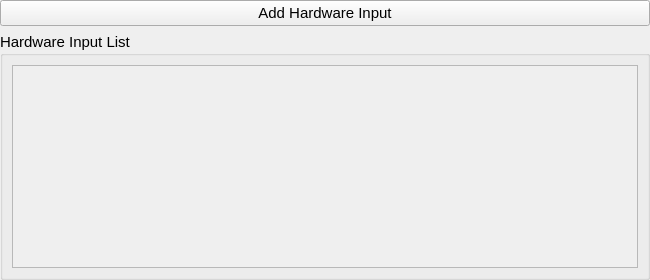
<?xml version="1.0" encoding="UTF-8"?>
<ui version="4.0">
 <class>Form</class>
 <widget class="QWidget" name="Form">
  <property name="geometry">
   <rect>
    <x>0</x>
    <y>0</y>
    <width>650</width>
    <height>280</height>
   </rect>
  </property>
  <property name="minimumSize">
   <size>
    <width>650</width>
    <height>280</height>
   </size>
  </property>
  <property name="windowTitle">
   <string>Hardware Manager</string>
  </property>
  <layout class="QGridLayout" name="gridLayout">
   <property name="leftMargin">
    <number>0</number>
   </property>
   <property name="topMargin">
    <number>0</number>
   </property>
   <property name="rightMargin">
    <number>0</number>
   </property>
   <property name="bottomMargin">
    <number>0</number>
   </property>
   <item row="1" column="1">
    <widget class="QGroupBox" name="hardware_groupbox">
     <property name="font">
      <font>
       <pointsize>11</pointsize>
       <weight>50</weight>
       <bold>false</bold>
      </font>
     </property>
     <property name="title">
      <string>Hardware Input List:</string>
     </property>
     <layout class="QGridLayout" name="gridLayout_2">
      <item row="0" column="0">
       <widget class="QScrollArea" name="hardware_scrollarea">
        <property name="widgetResizable">
         <bool>true</bool>
        </property>
        <widget class="QWidget" name="scrollAreaWidgetContents">
         <property name="geometry">
          <rect>
           <x>0</x>
           <y>0</y>
           <width>628</width>
           <height>208</height>
          </rect>
         </property>
         <layout class="QVBoxLayout" name="verticalLayout_2">
          <item>
           <layout class="QVBoxLayout" name="hardware_list_layout"/>
          </item>
          <item>
           <spacer name="verticalSpacer">
            <property name="orientation">
             <enum>Qt::Vertical</enum>
            </property>
            <property name="sizeHint" stdset="0">
             <size>
              <width>20</width>
              <height>60</height>
             </size>
            </property>
           </spacer>
          </item>
         </layout>
        </widget>
       </widget>
      </item>
     </layout>
    </widget>
   </item>
   <item row="0" column="1">
    <widget class="QPushButton" name="btn_add_hardware">
     <property name="font">
      <font>
       <pointsize>11</pointsize>
       <weight>50</weight>
       <bold>false</bold>
      </font>
     </property>
     <property name="text">
      <string>Add Hardware Input</string>
     </property>
    </widget>
   </item>
  </layout>
 </widget>
 <resources/>
 <connections/>
</ui>
